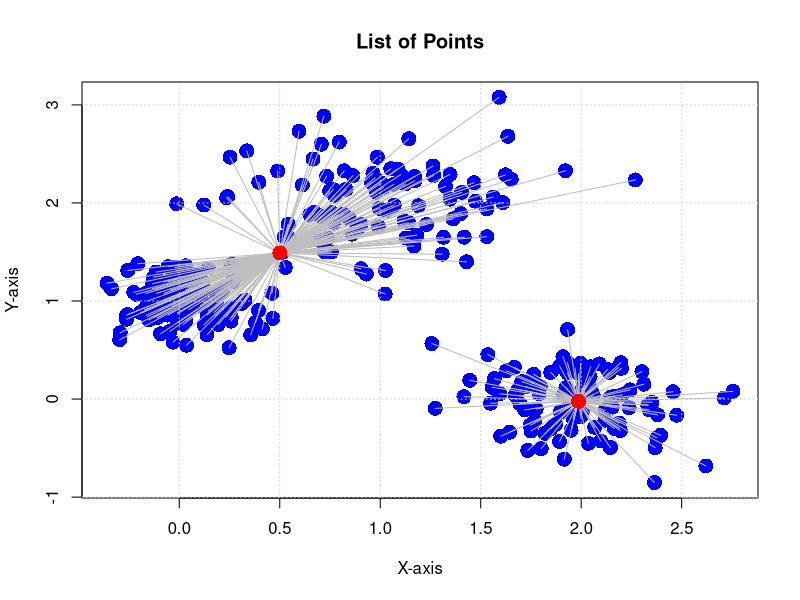

The R source for this figure:
#Create data

#Example 1
#Load data from csv file
data <- read.table("unit2/data/kmeansdata01.csv", sep = ",", header = TRUE)
# #Select columns 2 and 3
points <- data[, 1:2]

# #Show data in chart
# plot(example1_data,
#     main = "Scatter Plot of 10 Random Points", 
#     xlab = "X-axis", 
#     ylab = "Y-axis", 
#     pch = 16, 
#     cex = 2,
#     col = "blue")

#Example 2
# Assigning data
set.seed(123)  # Set seed for reproducibility
# x <- runif(10, min = 0, max = 10)  # Random x coordinates between 0 and 10
# y <- runif(10, min = 0, max = 10)  # Random y coordinates between 0 and 10

# Assigning data statically
# x <- c(5, 3.5, 3.7, 4, 5, 3, 3,4.7)
# y <- c(2, 1, 4, 1, 1.5, 1.7, 4,2.8)

# Add to data frame
# points <- data.frame(x, y)
png("unit2/output/k_mean.png")
# Plot the points
plot(points, main = "List of Points", 
    xlab = "X-axis", 
    ylab = "Y-axis", 
    pch = 16, 
    cex = 2,
    col = "blue")

# Add grid lines for better visualization
grid()

# Calculate k-means
# set k-means k
k <- 2
# Applying k-means with k=2
kmeans_result <- kmeans(points, centers = k)

# Make line to cluster centers
for (i in 1:nrow(points)) {
  center <- kmeans_result$centers[kmeans_result$cluster[i], ]
  lines(c(points$x[i], center[1]), c(points$y[i], center[2]), col = "gray")
}

# Visualising the results
points(kmeans_result$centers, col = 'red', pch = 16, cex = 2)
dev.off()